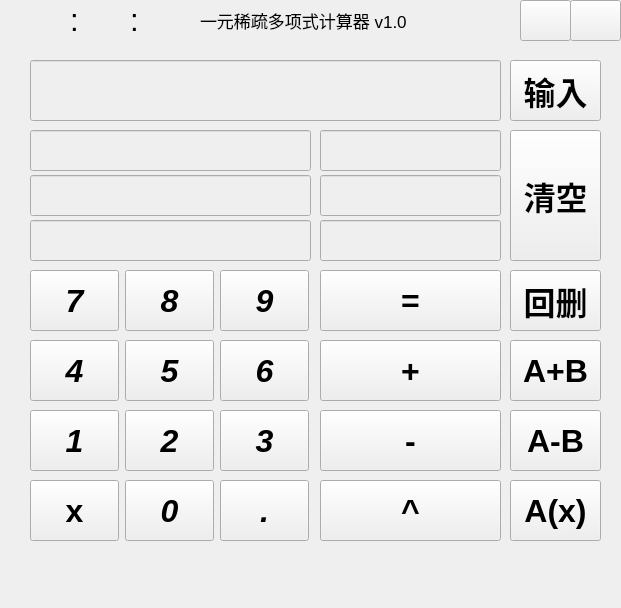
<?xml version="1.0" encoding="UTF-8"?>
<ui version="4.0">
 <class>Widget</class>
 <widget class="QWidget" name="Widget">
  <property name="geometry">
   <rect>
    <x>0</x>
    <y>0</y>
    <width>621</width>
    <height>608</height>
   </rect>
  </property>
  <property name="font">
   <font>
    <italic>false</italic>
   </font>
  </property>
  <property name="windowTitle">
   <string>Widget</string>
  </property>
  <widget class="QLineEdit" name="input">
   <property name="enabled">
    <bool>false</bool>
   </property>
   <property name="geometry">
    <rect>
     <x>30</x>
     <y>60</y>
     <width>471</width>
     <height>61</height>
    </rect>
   </property>
   <property name="font">
    <font>
     <family>Microsoft JhengHei UI</family>
     <pointsize>30</pointsize>
     <italic>false</italic>
    </font>
   </property>
  </widget>
  <widget class="QPushButton" name="secl">
   <property name="geometry">
    <rect>
     <x>170</x>
     <y>0</y>
     <width>20</width>
     <height>40</height>
    </rect>
   </property>
   <property name="cursor">
    <cursorShape>ArrowCursor</cursorShape>
   </property>
   <property name="mouseTracking">
    <bool>true</bool>
   </property>
   <property name="text">
    <string/>
   </property>
   <property name="flat">
    <bool>true</bool>
   </property>
  </widget>
  <widget class="QPushButton" name="sech">
   <property name="geometry">
    <rect>
     <x>150</x>
     <y>0</y>
     <width>20</width>
     <height>40</height>
    </rect>
   </property>
   <property name="cursor">
    <cursorShape>ArrowCursor</cursorShape>
   </property>
   <property name="mouseTracking">
    <bool>true</bool>
   </property>
   <property name="text">
    <string/>
   </property>
   <property name="flat">
    <bool>true</bool>
   </property>
  </widget>
  <widget class="QPushButton" name="minl">
   <property name="geometry">
    <rect>
     <x>110</x>
     <y>0</y>
     <width>20</width>
     <height>40</height>
    </rect>
   </property>
   <property name="cursor">
    <cursorShape>ArrowCursor</cursorShape>
   </property>
   <property name="mouseTracking">
    <bool>true</bool>
   </property>
   <property name="text">
    <string/>
   </property>
   <property name="flat">
    <bool>true</bool>
   </property>
  </widget>
  <widget class="QPushButton" name="minh">
   <property name="geometry">
    <rect>
     <x>90</x>
     <y>0</y>
     <width>20</width>
     <height>40</height>
    </rect>
   </property>
   <property name="cursor">
    <cursorShape>ArrowCursor</cursorShape>
   </property>
   <property name="mouseTracking">
    <bool>true</bool>
   </property>
   <property name="text">
    <string/>
   </property>
   <property name="flat">
    <bool>true</bool>
   </property>
  </widget>
  <widget class="QLabel" name="a">
   <property name="geometry">
    <rect>
     <x>70</x>
     <y>0</y>
     <width>20</width>
     <height>40</height>
    </rect>
   </property>
   <property name="font">
    <font>
     <pointsize>23</pointsize>
     <italic>false</italic>
    </font>
   </property>
   <property name="cursor">
    <cursorShape>ArrowCursor</cursorShape>
   </property>
   <property name="mouseTracking">
    <bool>true</bool>
   </property>
   <property name="text">
    <string>:</string>
   </property>
  </widget>
  <widget class="QPushButton" name="hourh">
   <property name="geometry">
    <rect>
     <x>30</x>
     <y>0</y>
     <width>20</width>
     <height>40</height>
    </rect>
   </property>
   <property name="cursor">
    <cursorShape>ArrowCursor</cursorShape>
   </property>
   <property name="mouseTracking">
    <bool>true</bool>
   </property>
   <property name="text">
    <string/>
   </property>
   <property name="flat">
    <bool>true</bool>
   </property>
  </widget>
  <widget class="QLabel" name="b">
   <property name="geometry">
    <rect>
     <x>130</x>
     <y>0</y>
     <width>20</width>
     <height>40</height>
    </rect>
   </property>
   <property name="font">
    <font>
     <pointsize>23</pointsize>
     <italic>false</italic>
    </font>
   </property>
   <property name="cursor">
    <cursorShape>ArrowCursor</cursorShape>
   </property>
   <property name="mouseTracking">
    <bool>true</bool>
   </property>
   <property name="text">
    <string>:</string>
   </property>
  </widget>
  <widget class="QPushButton" name="hourl">
   <property name="geometry">
    <rect>
     <x>50</x>
     <y>0</y>
     <width>20</width>
     <height>40</height>
    </rect>
   </property>
   <property name="cursor">
    <cursorShape>ArrowCursor</cursorShape>
   </property>
   <property name="mouseTracking">
    <bool>true</bool>
   </property>
   <property name="text">
    <string/>
   </property>
   <property name="flat">
    <bool>true</bool>
   </property>
  </widget>
  <widget class="QLabel" name="label">
   <property name="geometry">
    <rect>
     <x>200</x>
     <y>0</y>
     <width>271</width>
     <height>41</height>
    </rect>
   </property>
   <property name="font">
    <font>
     <family>Microsoft YaHei UI</family>
     <pointsize>13</pointsize>
     <italic>false</italic>
    </font>
   </property>
   <property name="text">
    <string>一元稀疏多项式计算器 v1.0</string>
   </property>
  </widget>
  <widget class="QPushButton" name="help">
   <property name="enabled">
    <bool>true</bool>
   </property>
   <property name="geometry">
    <rect>
     <x>520</x>
     <y>0</y>
     <width>51</width>
     <height>41</height>
    </rect>
   </property>
   <property name="cursor">
    <cursorShape>PointingHandCursor</cursorShape>
   </property>
   <property name="mouseTracking">
    <bool>true</bool>
   </property>
   <property name="tabletTracking">
    <bool>false</bool>
   </property>
   <property name="acceptDrops">
    <bool>false</bool>
   </property>
   <property name="autoFillBackground">
    <bool>false</bool>
   </property>
   <property name="text">
    <string/>
   </property>
   <property name="autoDefault">
    <bool>false</bool>
   </property>
   <property name="default">
    <bool>false</bool>
   </property>
   <property name="flat">
    <bool>false</bool>
   </property>
  </widget>
  <widget class="QPushButton" name="close">
   <property name="geometry">
    <rect>
     <x>570</x>
     <y>0</y>
     <width>51</width>
     <height>41</height>
    </rect>
   </property>
   <property name="cursor">
    <cursorShape>PointingHandCursor</cursorShape>
   </property>
   <property name="mouseTracking">
    <bool>true</bool>
   </property>
   <property name="focusPolicy">
    <enum>Qt::StrongFocus</enum>
   </property>
   <property name="autoFillBackground">
    <bool>false</bool>
   </property>
   <property name="text">
    <string/>
   </property>
   <property name="flat">
    <bool>false</bool>
   </property>
  </widget>
  <widget class="QPushButton" name="q1">
   <property name="geometry">
    <rect>
     <x>30</x>
     <y>410</y>
     <width>89</width>
     <height>61</height>
    </rect>
   </property>
   <property name="font">
    <font>
     <family>Microsoft YaHei UI</family>
     <pointsize>24</pointsize>
     <weight>75</weight>
     <italic>true</italic>
     <bold>true</bold>
    </font>
   </property>
   <property name="cursor">
    <cursorShape>PointingHandCursor</cursorShape>
   </property>
   <property name="text">
    <string>1</string>
   </property>
   <property name="shortcut">
    <string>1</string>
   </property>
  </widget>
  <widget class="QPushButton" name="q2">
   <property name="geometry">
    <rect>
     <x>125</x>
     <y>410</y>
     <width>89</width>
     <height>61</height>
    </rect>
   </property>
   <property name="font">
    <font>
     <family>Microsoft YaHei UI</family>
     <pointsize>24</pointsize>
     <weight>75</weight>
     <italic>true</italic>
     <bold>true</bold>
    </font>
   </property>
   <property name="cursor">
    <cursorShape>PointingHandCursor</cursorShape>
   </property>
   <property name="text">
    <string>2</string>
   </property>
   <property name="shortcut">
    <string>2</string>
   </property>
  </widget>
  <widget class="QPushButton" name="q3">
   <property name="geometry">
    <rect>
     <x>220</x>
     <y>410</y>
     <width>89</width>
     <height>61</height>
    </rect>
   </property>
   <property name="font">
    <font>
     <family>Microsoft YaHei UI</family>
     <pointsize>24</pointsize>
     <weight>75</weight>
     <italic>true</italic>
     <bold>true</bold>
    </font>
   </property>
   <property name="cursor">
    <cursorShape>PointingHandCursor</cursorShape>
   </property>
   <property name="text">
    <string>3</string>
   </property>
   <property name="shortcut">
    <string>3</string>
   </property>
  </widget>
  <widget class="QPushButton" name="q4">
   <property name="geometry">
    <rect>
     <x>30</x>
     <y>340</y>
     <width>89</width>
     <height>61</height>
    </rect>
   </property>
   <property name="font">
    <font>
     <family>Microsoft YaHei UI</family>
     <pointsize>24</pointsize>
     <weight>75</weight>
     <italic>true</italic>
     <bold>true</bold>
    </font>
   </property>
   <property name="cursor">
    <cursorShape>PointingHandCursor</cursorShape>
   </property>
   <property name="text">
    <string>4</string>
   </property>
   <property name="shortcut">
    <string>4</string>
   </property>
  </widget>
  <widget class="QPushButton" name="q5">
   <property name="geometry">
    <rect>
     <x>125</x>
     <y>340</y>
     <width>89</width>
     <height>61</height>
    </rect>
   </property>
   <property name="font">
    <font>
     <family>Microsoft YaHei UI</family>
     <pointsize>24</pointsize>
     <weight>75</weight>
     <italic>true</italic>
     <bold>true</bold>
    </font>
   </property>
   <property name="cursor">
    <cursorShape>PointingHandCursor</cursorShape>
   </property>
   <property name="text">
    <string>5</string>
   </property>
   <property name="shortcut">
    <string>5</string>
   </property>
  </widget>
  <widget class="QPushButton" name="q6">
   <property name="geometry">
    <rect>
     <x>220</x>
     <y>340</y>
     <width>89</width>
     <height>61</height>
    </rect>
   </property>
   <property name="font">
    <font>
     <family>Microsoft YaHei UI</family>
     <pointsize>24</pointsize>
     <weight>75</weight>
     <italic>true</italic>
     <bold>true</bold>
    </font>
   </property>
   <property name="cursor">
    <cursorShape>PointingHandCursor</cursorShape>
   </property>
   <property name="text">
    <string>6</string>
   </property>
   <property name="shortcut">
    <string>6</string>
   </property>
  </widget>
  <widget class="QPushButton" name="q7">
   <property name="geometry">
    <rect>
     <x>30</x>
     <y>270</y>
     <width>89</width>
     <height>61</height>
    </rect>
   </property>
   <property name="font">
    <font>
     <family>Microsoft YaHei UI</family>
     <pointsize>24</pointsize>
     <weight>75</weight>
     <italic>true</italic>
     <bold>true</bold>
    </font>
   </property>
   <property name="cursor">
    <cursorShape>PointingHandCursor</cursorShape>
   </property>
   <property name="text">
    <string>7</string>
   </property>
   <property name="shortcut">
    <string>7</string>
   </property>
  </widget>
  <widget class="QPushButton" name="q8">
   <property name="geometry">
    <rect>
     <x>125</x>
     <y>270</y>
     <width>89</width>
     <height>61</height>
    </rect>
   </property>
   <property name="font">
    <font>
     <family>Microsoft YaHei UI</family>
     <pointsize>24</pointsize>
     <weight>75</weight>
     <italic>true</italic>
     <bold>true</bold>
    </font>
   </property>
   <property name="cursor">
    <cursorShape>PointingHandCursor</cursorShape>
   </property>
   <property name="text">
    <string>8</string>
   </property>
   <property name="shortcut">
    <string>8</string>
   </property>
  </widget>
  <widget class="QPushButton" name="q9">
   <property name="geometry">
    <rect>
     <x>220</x>
     <y>270</y>
     <width>89</width>
     <height>61</height>
    </rect>
   </property>
   <property name="font">
    <font>
     <family>Microsoft YaHei UI</family>
     <pointsize>24</pointsize>
     <weight>75</weight>
     <italic>true</italic>
     <bold>true</bold>
    </font>
   </property>
   <property name="cursor">
    <cursorShape>PointingHandCursor</cursorShape>
   </property>
   <property name="text">
    <string>9</string>
   </property>
   <property name="shortcut">
    <string>9</string>
   </property>
  </widget>
  <widget class="QPushButton" name="enter">
   <property name="geometry">
    <rect>
     <x>510</x>
     <y>60</y>
     <width>91</width>
     <height>61</height>
    </rect>
   </property>
   <property name="font">
    <font>
     <family>Microsoft YaHei UI</family>
     <pointsize>24</pointsize>
     <weight>75</weight>
     <italic>false</italic>
     <bold>true</bold>
    </font>
   </property>
   <property name="cursor">
    <cursorShape>PointingHandCursor</cursorShape>
   </property>
   <property name="text">
    <string>输入</string>
   </property>
   <property name="shortcut">
    <string>Return</string>
   </property>
  </widget>
  <widget class="QPushButton" name="clear">
   <property name="geometry">
    <rect>
     <x>510</x>
     <y>130</y>
     <width>91</width>
     <height>131</height>
    </rect>
   </property>
   <property name="font">
    <font>
     <family>Microsoft YaHei UI</family>
     <pointsize>24</pointsize>
     <weight>75</weight>
     <italic>false</italic>
     <bold>true</bold>
    </font>
   </property>
   <property name="cursor">
    <cursorShape>PointingHandCursor</cursorShape>
   </property>
   <property name="text">
    <string>清空</string>
   </property>
   <property name="shortcut">
    <string>Del</string>
   </property>
  </widget>
  <widget class="QPushButton" name="backspace">
   <property name="geometry">
    <rect>
     <x>510</x>
     <y>270</y>
     <width>91</width>
     <height>61</height>
    </rect>
   </property>
   <property name="font">
    <font>
     <family>Microsoft YaHei UI</family>
     <pointsize>24</pointsize>
     <weight>75</weight>
     <italic>false</italic>
     <bold>true</bold>
    </font>
   </property>
   <property name="cursor">
    <cursorShape>PointingHandCursor</cursorShape>
   </property>
   <property name="text">
    <string>回删</string>
   </property>
   <property name="shortcut">
    <string>Backspace</string>
   </property>
  </widget>
  <widget class="QPushButton" name="plus">
   <property name="geometry">
    <rect>
     <x>320</x>
     <y>340</y>
     <width>181</width>
     <height>61</height>
    </rect>
   </property>
   <property name="font">
    <font>
     <family>Microsoft YaHei UI</family>
     <pointsize>24</pointsize>
     <weight>75</weight>
     <italic>false</italic>
     <bold>true</bold>
    </font>
   </property>
   <property name="cursor">
    <cursorShape>PointingHandCursor</cursorShape>
   </property>
   <property name="text">
    <string>+</string>
   </property>
   <property name="shortcut">
    <string>+</string>
   </property>
  </widget>
  <widget class="QPushButton" name="minus">
   <property name="enabled">
    <bool>true</bool>
   </property>
   <property name="geometry">
    <rect>
     <x>320</x>
     <y>410</y>
     <width>181</width>
     <height>61</height>
    </rect>
   </property>
   <property name="baseSize">
    <size>
     <width>0</width>
     <height>0</height>
    </size>
   </property>
   <property name="font">
    <font>
     <family>Microsoft YaHei UI</family>
     <pointsize>24</pointsize>
     <weight>75</weight>
     <italic>false</italic>
     <bold>true</bold>
    </font>
   </property>
   <property name="cursor">
    <cursorShape>PointingHandCursor</cursorShape>
   </property>
   <property name="text">
    <string>-</string>
   </property>
   <property name="shortcut">
    <string>-</string>
   </property>
  </widget>
  <widget class="QPushButton" name="square">
   <property name="geometry">
    <rect>
     <x>320</x>
     <y>480</y>
     <width>181</width>
     <height>61</height>
    </rect>
   </property>
   <property name="font">
    <font>
     <family>Microsoft YaHei UI</family>
     <pointsize>24</pointsize>
     <weight>75</weight>
     <italic>false</italic>
     <bold>true</bold>
    </font>
   </property>
   <property name="cursor">
    <cursorShape>PointingHandCursor</cursorShape>
   </property>
   <property name="text">
    <string>^</string>
   </property>
   <property name="shortcut">
    <string>^</string>
   </property>
  </widget>
  <widget class="QPushButton" name="apb">
   <property name="geometry">
    <rect>
     <x>510</x>
     <y>340</y>
     <width>91</width>
     <height>61</height>
    </rect>
   </property>
   <property name="font">
    <font>
     <family>Microsoft YaHei UI</family>
     <pointsize>24</pointsize>
     <weight>75</weight>
     <italic>false</italic>
     <bold>true</bold>
    </font>
   </property>
   <property name="cursor">
    <cursorShape>PointingHandCursor</cursorShape>
   </property>
   <property name="text">
    <string>A+B</string>
   </property>
  </widget>
  <widget class="QPushButton" name="amb">
   <property name="geometry">
    <rect>
     <x>510</x>
     <y>410</y>
     <width>91</width>
     <height>61</height>
    </rect>
   </property>
   <property name="font">
    <font>
     <family>Microsoft YaHei UI</family>
     <pointsize>24</pointsize>
     <weight>75</weight>
     <italic>false</italic>
     <bold>true</bold>
    </font>
   </property>
   <property name="cursor">
    <cursorShape>PointingHandCursor</cursorShape>
   </property>
   <property name="text">
    <string>A-B</string>
   </property>
  </widget>
  <widget class="QPushButton" name="ax">
   <property name="geometry">
    <rect>
     <x>510</x>
     <y>480</y>
     <width>91</width>
     <height>61</height>
    </rect>
   </property>
   <property name="font">
    <font>
     <family>Microsoft YaHei UI</family>
     <pointsize>24</pointsize>
     <weight>75</weight>
     <italic>false</italic>
     <bold>true</bold>
    </font>
   </property>
   <property name="cursor">
    <cursorShape>PointingHandCursor</cursorShape>
   </property>
   <property name="text">
    <string>A(x)</string>
   </property>
  </widget>
  <widget class="QPushButton" name="x">
   <property name="geometry">
    <rect>
     <x>30</x>
     <y>480</y>
     <width>89</width>
     <height>61</height>
    </rect>
   </property>
   <property name="font">
    <font>
     <family>Microsoft YaHei UI</family>
     <pointsize>24</pointsize>
     <weight>75</weight>
     <italic>false</italic>
     <bold>true</bold>
    </font>
   </property>
   <property name="cursor">
    <cursorShape>PointingHandCursor</cursorShape>
   </property>
   <property name="text">
    <string>x</string>
   </property>
   <property name="shortcut">
    <string>X</string>
   </property>
  </widget>
  <widget class="QPushButton" name="q0">
   <property name="geometry">
    <rect>
     <x>125</x>
     <y>480</y>
     <width>89</width>
     <height>61</height>
    </rect>
   </property>
   <property name="font">
    <font>
     <family>Microsoft YaHei UI</family>
     <pointsize>24</pointsize>
     <weight>75</weight>
     <italic>true</italic>
     <bold>true</bold>
    </font>
   </property>
   <property name="cursor">
    <cursorShape>PointingHandCursor</cursorShape>
   </property>
   <property name="text">
    <string>0</string>
   </property>
   <property name="shortcut">
    <string>0</string>
   </property>
  </widget>
  <widget class="QPushButton" name="point">
   <property name="geometry">
    <rect>
     <x>220</x>
     <y>480</y>
     <width>89</width>
     <height>61</height>
    </rect>
   </property>
   <property name="font">
    <font>
     <family>Microsoft YaHei UI</family>
     <pointsize>24</pointsize>
     <weight>75</weight>
     <italic>true</italic>
     <bold>true</bold>
    </font>
   </property>
   <property name="cursor">
    <cursorShape>PointingHandCursor</cursorShape>
   </property>
   <property name="text">
    <string>.</string>
   </property>
   <property name="shortcut">
    <string>.</string>
   </property>
  </widget>
  <widget class="QPushButton" name="res">
   <property name="geometry">
    <rect>
     <x>320</x>
     <y>270</y>
     <width>181</width>
     <height>61</height>
    </rect>
   </property>
   <property name="font">
    <font>
     <family>Microsoft YaHei UI</family>
     <pointsize>24</pointsize>
     <weight>75</weight>
     <italic>false</italic>
     <bold>true</bold>
    </font>
   </property>
   <property name="cursor">
    <cursorShape>PointingHandCursor</cursorShape>
   </property>
   <property name="text">
    <string>=</string>
   </property>
   <property name="shortcut">
    <string>=</string>
   </property>
  </widget>
  <widget class="QLineEdit" name="showa">
   <property name="enabled">
    <bool>false</bool>
   </property>
   <property name="geometry">
    <rect>
     <x>30</x>
     <y>130</y>
     <width>281</width>
     <height>41</height>
    </rect>
   </property>
   <property name="font">
    <font>
     <pointsize>15</pointsize>
    </font>
   </property>
  </widget>
  <widget class="QLineEdit" name="showb">
   <property name="enabled">
    <bool>false</bool>
   </property>
   <property name="geometry">
    <rect>
     <x>30</x>
     <y>175</y>
     <width>281</width>
     <height>41</height>
    </rect>
   </property>
   <property name="font">
    <font>
     <pointsize>15</pointsize>
    </font>
   </property>
  </widget>
  <widget class="QLineEdit" name="showc">
   <property name="enabled">
    <bool>false</bool>
   </property>
   <property name="geometry">
    <rect>
     <x>30</x>
     <y>220</y>
     <width>281</width>
     <height>41</height>
    </rect>
   </property>
   <property name="font">
    <font>
     <pointsize>15</pointsize>
    </font>
   </property>
  </widget>
  <widget class="QLineEdit" name="Ax">
   <property name="enabled">
    <bool>false</bool>
   </property>
   <property name="geometry">
    <rect>
     <x>320</x>
     <y>130</y>
     <width>181</width>
     <height>41</height>
    </rect>
   </property>
   <property name="font">
    <font>
     <pointsize>15</pointsize>
    </font>
   </property>
  </widget>
  <widget class="QLineEdit" name="Bx">
   <property name="enabled">
    <bool>false</bool>
   </property>
   <property name="geometry">
    <rect>
     <x>320</x>
     <y>175</y>
     <width>181</width>
     <height>41</height>
    </rect>
   </property>
   <property name="font">
    <font>
     <pointsize>15</pointsize>
    </font>
   </property>
  </widget>
  <widget class="QLineEdit" name="Cx">
   <property name="enabled">
    <bool>false</bool>
   </property>
   <property name="geometry">
    <rect>
     <x>320</x>
     <y>220</y>
     <width>181</width>
     <height>41</height>
    </rect>
   </property>
   <property name="font">
    <font>
     <pointsize>15</pointsize>
    </font>
   </property>
  </widget>
 </widget>
 <resources/>
 <connections/>
</ui>
